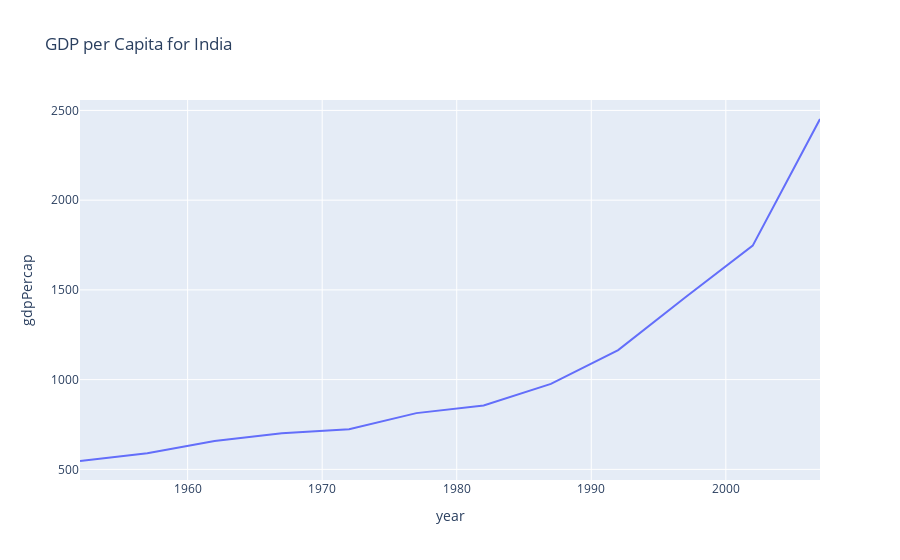

Notebook code for this chart:
### Code cell
# Line chart
df = px.data.gapminder()
df = df[df['country']== 'India']
df = df[df['country']== 'India']
px.line(df,x= 'year',y = 'gdpPercap',title = 'GDP per Capita for India')

### Figure 1 — Plotly figure (JSON) as saved in the notebook; plotly's stock layout.template omitted (floating-point values rounded to 4 significant figures)
{"data": [{"hovertemplate": "year=%{x}<br>gdpPercap=%{y}<extra></extra>", "legendgroup": "", "line": {"color": "#636efa", "dash": "solid"}, "marker": {"symbol": "circle"}, "mode": "lines", "name": "", "orientation": "v", "showlegend": false, "type": "scatter", "x": [1952, 1957, 1962, 1967, 1972, 1977, 1982, 1987, 1992, 1997, 2002, 2007], "xaxis": "x", "y": [546.6, 590.1, 658.3, 700.8, 724.0, 813.3, 855.7, 976.5, 1164.0, 1459.0, 1747.0, 2452.0], "yaxis": "y"}], "layout": {"legend": {"tracegroupgap": 0}, "title": {"text": "GDP per Capita for India"}, "xaxis": {"anchor": "y", "domain": [0, 1], "title": {"text": "year"}}, "yaxis": {"anchor": "x", "domain": [0, 1], "title": {"text": "gdpPercap"}}}}
